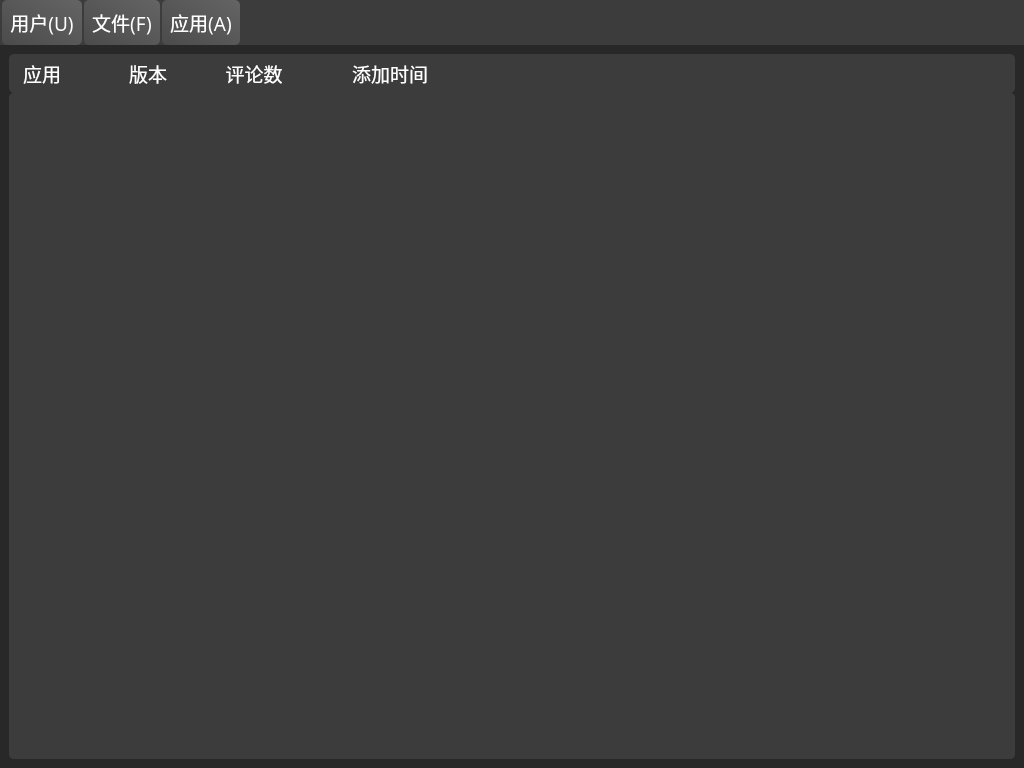
<?xml version="1.0" encoding="UTF-8"?>
<ui version="4.0">
 <class>MainWindow</class>
 <widget class="QMainWindow" name="MainWindow">
  <property name="geometry">
   <rect>
    <x>0</x>
    <y>0</y>
    <width>1024</width>
    <height>768</height>
   </rect>
  </property>
  <property name="sizePolicy">
   <sizepolicy hsizetype="Minimum" vsizetype="Minimum">
    <horstretch>0</horstretch>
    <verstretch>0</verstretch>
   </sizepolicy>
  </property>
  <property name="minimumSize">
   <size>
    <width>1024</width>
    <height>768</height>
   </size>
  </property>
  <property name="windowTitle">
   <string>MarkTool</string>
  </property>
  <property name="windowIcon">
   <iconset resource="../Resource/image.qrc">
    <normaloff>:/img/icon.png</normaloff>:/img/icon.png</iconset>
  </property>
  <property name="styleSheet">
   <string notr="true">background-color: rgb(40, 40, 40);</string>
  </property>
  <property name="iconSize">
   <size>
    <width>30</width>
    <height>30</height>
   </size>
  </property>
  <widget class="QWidget" name="centralwidget">
   <property name="styleSheet">
    <string notr="true"/>
   </property>
   <layout class="QVBoxLayout" name="verticalLayout">
    <property name="spacing">
     <number>0</number>
    </property>
    <item>
     <widget class="QFrame" name="topFrame">
      <property name="maximumSize">
       <size>
        <width>16777215</width>
        <height>40</height>
       </size>
      </property>
      <property name="styleSheet">
       <string notr="true">background-color: rgba(60, 60, 60);
border-radius: 5px;
border: 2px;
border-color: rgb(185, 185, 185)</string>
      </property>
      <property name="frameShape">
       <enum>QFrame::Panel</enum>
      </property>
      <property name="frameShadow">
       <enum>QFrame::Raised</enum>
      </property>
      <layout class="QHBoxLayout" name="horizontalLayout">
       <property name="leftMargin">
        <number>2</number>
       </property>
       <property name="topMargin">
        <number>0</number>
       </property>
       <property name="rightMargin">
        <number>2</number>
       </property>
       <property name="bottomMargin">
        <number>0</number>
       </property>
       <item>
        <widget class="QFrame" name="frame_appguide">
         <property name="minimumSize">
          <size>
           <width>0</width>
           <height>30</height>
          </size>
         </property>
         <property name="styleSheet">
          <string notr="true">border:0px;</string>
         </property>
         <property name="frameShape">
          <enum>QFrame::StyledPanel</enum>
         </property>
         <property name="frameShadow">
          <enum>QFrame::Raised</enum>
         </property>
         <property name="lineWidth">
          <number>0</number>
         </property>
         <layout class="QHBoxLayout" name="horizontalLayout_2">
          <property name="leftMargin">
           <number>1</number>
          </property>
          <property name="topMargin">
           <number>5</number>
          </property>
          <property name="rightMargin">
           <number>1</number>
          </property>
          <property name="bottomMargin">
           <number>5</number>
          </property>
          <item>
           <widget class="QLabel" name="label_appName">
            <property name="minimumSize">
             <size>
              <width>60</width>
              <height>20</height>
             </size>
            </property>
            <property name="maximumSize">
             <size>
              <width>120</width>
              <height>16777215</height>
             </size>
            </property>
            <property name="font">
             <font>
              <family>等线</family>
              <pointsize>14</pointsize>
             </font>
            </property>
            <property name="styleSheet">
             <string notr="true">color: rgb(255, 255, 255);
background-color: rgb(60, 60, 60);</string>
            </property>
            <property name="frameShape">
             <enum>QFrame::Box</enum>
            </property>
            <property name="text">
             <string>应用</string>
            </property>
            <property name="alignment">
             <set>Qt::AlignCenter</set>
            </property>
           </widget>
          </item>
          <item>
           <spacer name="horizontalSpacer_1">
            <property name="orientation">
             <enum>Qt::Horizontal</enum>
            </property>
            <property name="sizeType">
             <enum>QSizePolicy::Fixed</enum>
            </property>
            <property name="sizeHint" stdset="0">
             <size>
              <width>40</width>
              <height>20</height>
             </size>
            </property>
           </spacer>
          </item>
          <item>
           <widget class="QLabel" name="label_appVersion">
            <property name="minimumSize">
             <size>
              <width>60</width>
              <height>20</height>
             </size>
            </property>
            <property name="maximumSize">
             <size>
              <width>120</width>
              <height>16777215</height>
             </size>
            </property>
            <property name="font">
             <font>
              <family>等线</family>
              <pointsize>14</pointsize>
             </font>
            </property>
            <property name="styleSheet">
             <string notr="true">color: rgb(255, 255, 255);
background-color: rgb(60, 60, 60);</string>
            </property>
            <property name="frameShape">
             <enum>QFrame::Box</enum>
            </property>
            <property name="text">
             <string>版本</string>
            </property>
            <property name="alignment">
             <set>Qt::AlignCenter</set>
            </property>
           </widget>
          </item>
          <item>
           <spacer name="horizontalSpacer_2">
            <property name="orientation">
             <enum>Qt::Horizontal</enum>
            </property>
            <property name="sizeType">
             <enum>QSizePolicy::Fixed</enum>
            </property>
            <property name="sizeHint" stdset="0">
             <size>
              <width>40</width>
              <height>20</height>
             </size>
            </property>
           </spacer>
          </item>
          <item>
           <widget class="QLabel" name="label_CMTNum">
            <property name="minimumSize">
             <size>
              <width>60</width>
              <height>20</height>
             </size>
            </property>
            <property name="maximumSize">
             <size>
              <width>120</width>
              <height>16777215</height>
             </size>
            </property>
            <property name="font">
             <font>
              <family>等线</family>
              <pointsize>14</pointsize>
             </font>
            </property>
            <property name="styleSheet">
             <string notr="true">color: rgb(255, 255, 255);
background-color: rgb(60, 60, 60);</string>
            </property>
            <property name="frameShape">
             <enum>QFrame::Box</enum>
            </property>
            <property name="text">
             <string>评论数</string>
            </property>
            <property name="alignment">
             <set>Qt::AlignCenter</set>
            </property>
           </widget>
          </item>
          <item>
           <spacer name="horizontalSpacer_3">
            <property name="orientation">
             <enum>Qt::Horizontal</enum>
            </property>
            <property name="sizeType">
             <enum>QSizePolicy::Fixed</enum>
            </property>
            <property name="sizeHint" stdset="0">
             <size>
              <width>40</width>
              <height>20</height>
             </size>
            </property>
           </spacer>
          </item>
          <item>
           <widget class="QLabel" name="label_LastTime">
            <property name="minimumSize">
             <size>
              <width>120</width>
              <height>20</height>
             </size>
            </property>
            <property name="maximumSize">
             <size>
              <width>160</width>
              <height>16777215</height>
             </size>
            </property>
            <property name="font">
             <font>
              <family>等线</family>
              <pointsize>14</pointsize>
             </font>
            </property>
            <property name="styleSheet">
             <string notr="true">color: rgb(255, 255, 255);
background-color: rgb(60, 60, 60);</string>
            </property>
            <property name="frameShape">
             <enum>QFrame::Box</enum>
            </property>
            <property name="text">
             <string>添加时间</string>
            </property>
            <property name="alignment">
             <set>Qt::AlignCenter</set>
            </property>
           </widget>
          </item>
          <item>
           <spacer name="horizontalSpacer_4">
            <property name="orientation">
             <enum>Qt::Horizontal</enum>
            </property>
            <property name="sizeType">
             <enum>QSizePolicy::Expanding</enum>
            </property>
            <property name="sizeHint" stdset="0">
             <size>
              <width>40</width>
              <height>20</height>
             </size>
            </property>
           </spacer>
          </item>
         </layout>
        </widget>
       </item>
      </layout>
     </widget>
    </item>
    <item>
     <widget class="QFrame" name="frame">
      <property name="styleSheet">
       <string notr="true">border: 2px;
border-color: rgb(185, 185, 185);
border-radius: 5px;</string>
      </property>
      <property name="frameShape">
       <enum>QFrame::StyledPanel</enum>
      </property>
      <property name="frameShadow">
       <enum>QFrame::Raised</enum>
      </property>
      <layout class="QGridLayout" name="gridLayout">
       <property name="leftMargin">
        <number>0</number>
       </property>
       <property name="topMargin">
        <number>0</number>
       </property>
       <property name="rightMargin">
        <number>0</number>
       </property>
       <property name="bottomMargin">
        <number>0</number>
       </property>
       <item row="0" column="0">
        <widget class="QScrollArea" name="scrollArea">
         <property name="autoFillBackground">
          <bool>false</bool>
         </property>
         <property name="styleSheet">
          <string notr="true">background-color: rgb(60, 60, 60);</string>
         </property>
         <property name="frameShape">
          <enum>QFrame::WinPanel</enum>
         </property>
         <property name="verticalScrollBarPolicy">
          <enum>Qt::ScrollBarAsNeeded</enum>
         </property>
         <property name="widgetResizable">
          <bool>true</bool>
         </property>
         <widget class="QWidget" name="scrollAreaWidgetContents">
          <property name="geometry">
           <rect>
            <x>0</x>
            <y>0</y>
            <width>1006</width>
            <height>684</height>
           </rect>
          </property>
          <property name="sizePolicy">
           <sizepolicy hsizetype="Expanding" vsizetype="MinimumExpanding">
            <horstretch>0</horstretch>
            <verstretch>0</verstretch>
           </sizepolicy>
          </property>
          <property name="styleSheet">
           <string notr="true">border:5px;</string>
          </property>
         </widget>
        </widget>
       </item>
      </layout>
     </widget>
    </item>
   </layout>
  </widget>
  <widget class="QMenuBar" name="topMenuBar">
   <property name="geometry">
    <rect>
     <x>0</x>
     <y>0</y>
     <width>1024</width>
     <height>36</height>
    </rect>
   </property>
   <property name="font">
    <font>
     <family>等线</family>
     <pointsize>14</pointsize>
    </font>
   </property>
   <property name="styleSheet">
    <string notr="true">QMenuBar {
	background-color: rgb(60, 60, 60);
	spacing: 2px;
}

QMenuBar::item {
	background-color: qlineargradient(spread:repeat, x1:0, y1:1, x2:1, y2:0, stop:0 rgba(75, 75, 75, 255), stop:1 rgba(100, 100, 100, 255));
	color: rgb(255, 255, 255);
	border-radius:5px;
	padding: 8px;
}

QMenuBar::item:disabled {
    color: rgb(15, 15, 15);
}

QMenuBar::item:selected {
    background: rgb(85, 85, 85);
}

QMenuBar::item:pressed {
    background: rgb(150, 150, 150);
}</string>
   </property>
   <widget class="QMenu" name="menu_1">
    <property name="font">
     <font>
      <family>微软雅黑 Light</family>
      <pointsize>12</pointsize>
     </font>
    </property>
    <property name="styleSheet">
     <string notr="true">Qmenu{
	background-color: rgb(75, 75, 75);
	border: 2px solid rgb(50, 50, 50);
	padding: 2px;
}

QMenu::item {
	color: white;
    padding: 2px 25px 2px 20px;
    border: 1px solid transparent;
}

QMenu::item:selected {
    border-color: gray;
	background-color: rgb(85, 85, 85);
}</string>
    </property>
    <property name="title">
     <string>用户(U)</string>
    </property>
    <addaction name="loginAction"/>
    <addaction name="databaseAction"/>
   </widget>
   <widget class="QMenu" name="menu_2">
    <property name="font">
     <font>
      <family>微软雅黑 Light</family>
      <pointsize>12</pointsize>
     </font>
    </property>
    <property name="styleSheet">
     <string notr="true">Qmenu{
	background-color: rgb(75, 75, 75);
	border: 2px solid rgb(50, 50, 50);
	padding: 2px;
}

QMenu::item {
	color: white;
    padding: 2px 25px 2px 20px;
    border: 1px solid transparent;
}

QMenu::item:selected {
    border-color: gray;
	background-color: rgb(85, 85, 85);
}</string>
    </property>
    <property name="title">
     <string>文件(F)</string>
    </property>
    <addaction name="fileInAction"/>
    <addaction name="fileOutAction"/>
   </widget>
   <widget class="QMenu" name="menu_3">
    <property name="font">
     <font>
      <family>微软雅黑 Light</family>
      <pointsize>12</pointsize>
     </font>
    </property>
    <property name="styleSheet">
     <string notr="true">Qmenu{
	background-color: rgb(75, 75, 75);
	border: 2px solid rgb(50, 50, 50);
	padding: 2px;
}

QMenu::item {
	color: white;
    padding: 2px 25px 2px 20px;
    border: 1px solid transparent;
}

QMenu::item:selected {
    border-color: gray;
	background-color: rgb(85, 85, 85);
}</string>
    </property>
    <property name="title">
     <string>应用(A)</string>
    </property>
    <addaction name="addAppAction"/>
    <addaction name="setAppStoreAction"/>
   </widget>
   <addaction name="menu_1"/>
   <addaction name="menu_2"/>
   <addaction name="menu_3"/>
  </widget>
  <action name="actionLogin">
   <property name="text">
    <string>登录</string>
   </property>
   <property name="font">
    <font>
     <pointsize>12</pointsize>
    </font>
   </property>
  </action>
  <action name="actionInput">
   <property name="text">
    <string>导入</string>
   </property>
   <property name="font">
    <font>
     <pointsize>12</pointsize>
    </font>
   </property>
  </action>
  <action name="actionOutput">
   <property name="text">
    <string>导出</string>
   </property>
   <property name="font">
    <font>
     <pointsize>12</pointsize>
    </font>
   </property>
  </action>
  <action name="loginAction">
   <property name="text">
    <string>登录</string>
   </property>
   <property name="font">
    <font>
     <family>微软雅黑 Light</family>
     <pointsize>12</pointsize>
     <weight>50</weight>
     <bold>false</bold>
    </font>
   </property>
  </action>
  <action name="databaseAction">
   <property name="enabled">
    <bool>true</bool>
   </property>
   <property name="text">
    <string>数据库设置</string>
   </property>
   <property name="font">
    <font>
     <family>微软雅黑 Light</family>
     <pointsize>12</pointsize>
    </font>
   </property>
  </action>
  <action name="fileInAction">
   <property name="enabled">
    <bool>false</bool>
   </property>
   <property name="text">
    <string>导入</string>
   </property>
   <property name="font">
    <font>
     <family>微软雅黑 Light</family>
     <pointsize>12</pointsize>
    </font>
   </property>
  </action>
  <action name="fileOutAction">
   <property name="enabled">
    <bool>false</bool>
   </property>
   <property name="text">
    <string>导出</string>
   </property>
   <property name="font">
    <font>
     <family>微软雅黑 Light</family>
     <pointsize>12</pointsize>
    </font>
   </property>
  </action>
  <action name="addAppAction">
   <property name="enabled">
    <bool>false</bool>
   </property>
   <property name="text">
    <string>添加应用</string>
   </property>
   <property name="font">
    <font>
     <family>微软雅黑 Light</family>
     <pointsize>12</pointsize>
    </font>
   </property>
  </action>
  <action name="setAppStoreAction">
   <property name="enabled">
    <bool>false</bool>
   </property>
   <property name="text">
    <string>应用市场设置</string>
   </property>
   <property name="font">
    <font>
     <family>微软雅黑 Light</family>
     <pointsize>12</pointsize>
    </font>
   </property>
  </action>
 </widget>
 <resources>
  <include location="../Resource/image.qrc"/>
 </resources>
 <connections/>
</ui>
